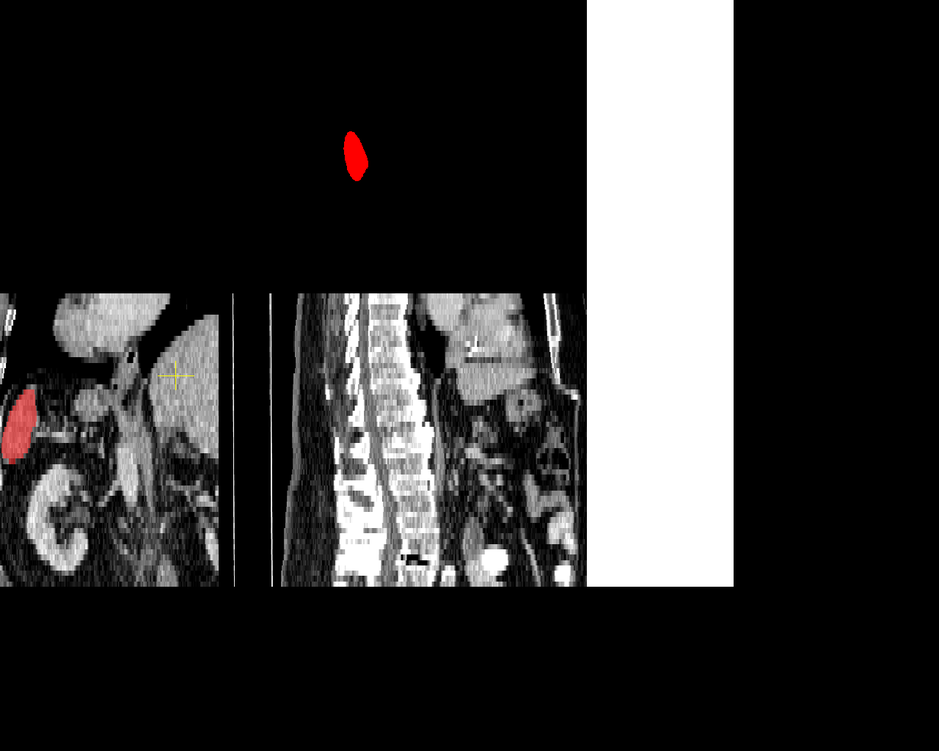
#> input picture example_quad_decathlon.png, 939 x 751 px, shrunk from 1280 x 1024 before the run, found by its file name
$ python analyze_png.py
#> lines starting #> are read from the running program, lines starting #| are printed output that depends on the picture
from PIL import Image
import numpy as np

img = Image.open('example_quad_decathlon.png').convert('RGB')
#> img is the input picture: PIL image 939x751 RGB; mean R, G, B 52.5, 51.9, 51.9
arr = np.array(img)
h, w, c = arr.shape
#> h = 751; w = 939; c = 3
print(f"Image shape: {w}x{h}")
#| Image shape: 939x751

q1 = arr[:h//2, :w//2] # Top-left (Panel 1)
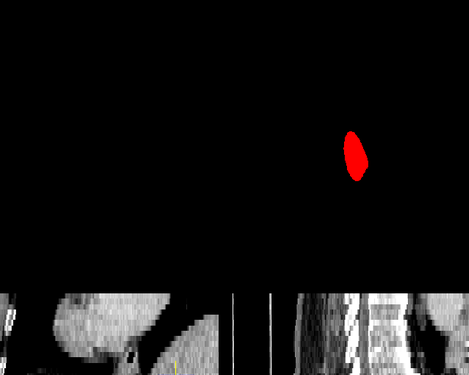
#> q1: shape (375, 469, 3); mean R, G, B 20.3, 19.1, 19.1
q2 = arr[:h//2, w//2:] # Top-right (Panel 2)
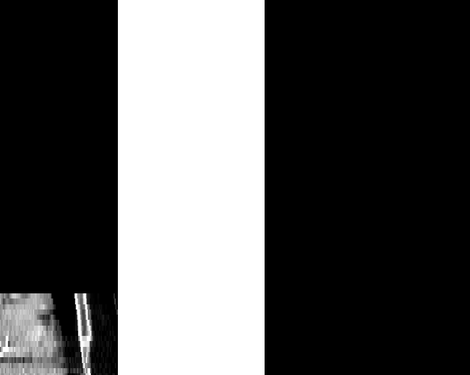
#> q2: shape (375, 470, 3); min 0, max 255, mean 85
q3 = arr[h//2:, :w//2] # Bottom-left (Panel 3)
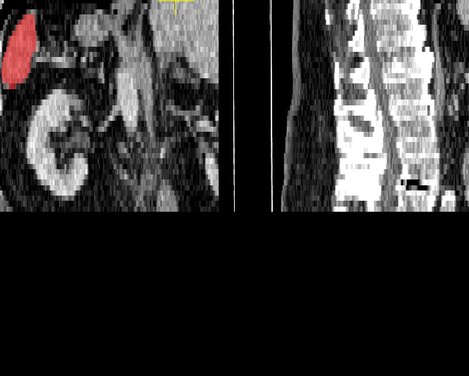
#> q3: shape (376, 469, 3); mean R, G, B 49.7, 48.5, 48.4
q4 = arr[h//2:, w//2:] # Bottom-right (Panel 4)
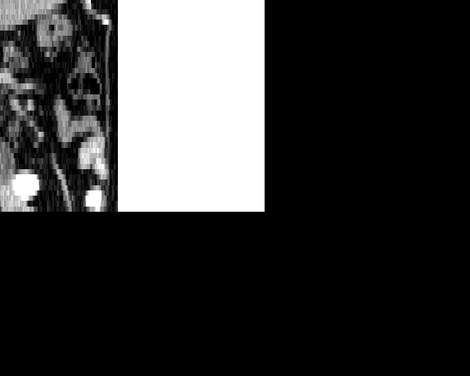
#> q4: shape (376, 470, 3); min 0, max 255, mean 55.1

def analyze(name, q):
#> called with name = 'Panel 1 (TL)'
    total = q.shape[0] * q.shape[1]
#> total = 175875
    black = np.sum(np.all(q == [0, 0, 0], axis=2))
#> black = 149212
    red = np.sum((q[:,:,0] > 100) & (q[:,:,1] < 50) & (q[:,:,2] < 50))
#> red = 845
    grey = np.sum((q[:,:,0] > 50) & (q[:,:,0] < 200) & (np.abs(q[:,:,0]-q[:,:,1]) < 10) & (np.abs(q[:,:,1]-q[:,:,2]) < 10))
#> grey = 16761
    print(f"{name}: Black: {black/total*100:.1f}%, Red: {red/total*100:.1f}%, Grey: {grey/total*100:.1f}%")
#| Panel 1 (TL): Black: 84.8%, Red: 0.5%, Grey: 9.5%

analyze("Panel 1 (TL)", q1)
analyze("Panel 2 (TR)", q2)
#| Panel 2 (TR): Black: 63.4%, Red: 0.0%, Grey: 3.1%
analyze("Panel 3 (BL)", q3)
#| Panel 3 (BL): Black: 52.1%, Red: 0.0%, Grey: 22.2%
analyze("Panel 4 (BR)", q4)
#| Panel 4 (BR): Black: 68.9%, Red: 0.0%, Grey: 6.2%

$ run again, with feat_t3_pan.png copied over example_quad_decathlon.png
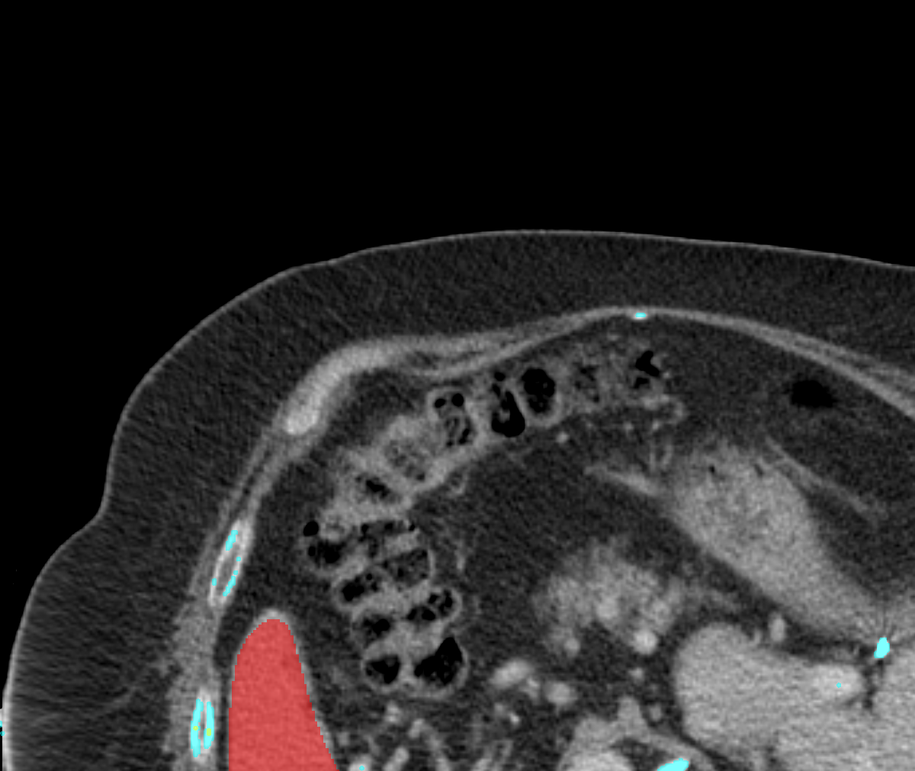
#> input picture feat_t3_pan.png, 915 x 771 px, shrunk from 1200 x 1011 before the run, found by its file name
#| Image shape: 915x771
#> `q3 = arr[h//2:, :w//2]`:
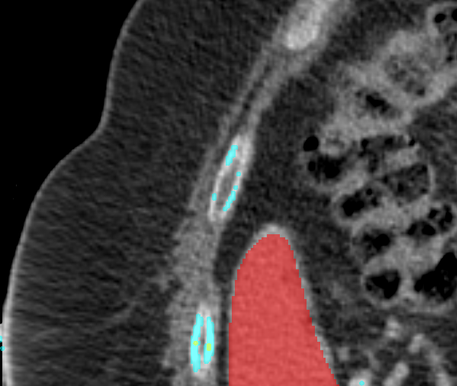
#> q3: shape (386, 457, 3); mean R, G, B 64.3, 57, 57
#> `q4 = arr[h//2:, w//2:]`:
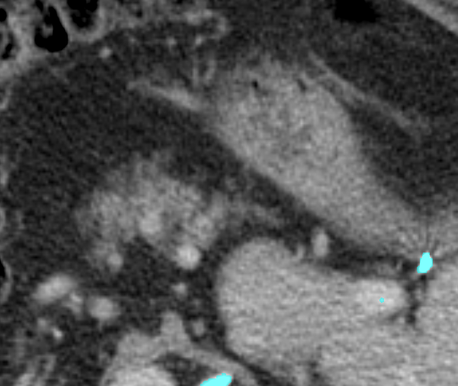
#> q4: shape (386, 458, 3); mean R, G, B 81.8, 82.2, 82.2
#> black = 142482
#> red = 0
#> grey = 8562
#| Panel 1 (TL): Black: 81.0%, Red: 0.0%, Grey: 4.9%
#| Panel 2 (TR): Black: 62.8%, Red: 0.0%, Grey: 9.9%
#| Panel 3 (BL): Black: 12.7%, Red: 0.0%, Grey: 37.5%
#| Panel 4 (BR): Black: 1.0%, Red: 0.0%, Grey: 63.3%

$ run again, with feat_t4_bone.png copied over example_quad_decathlon.png
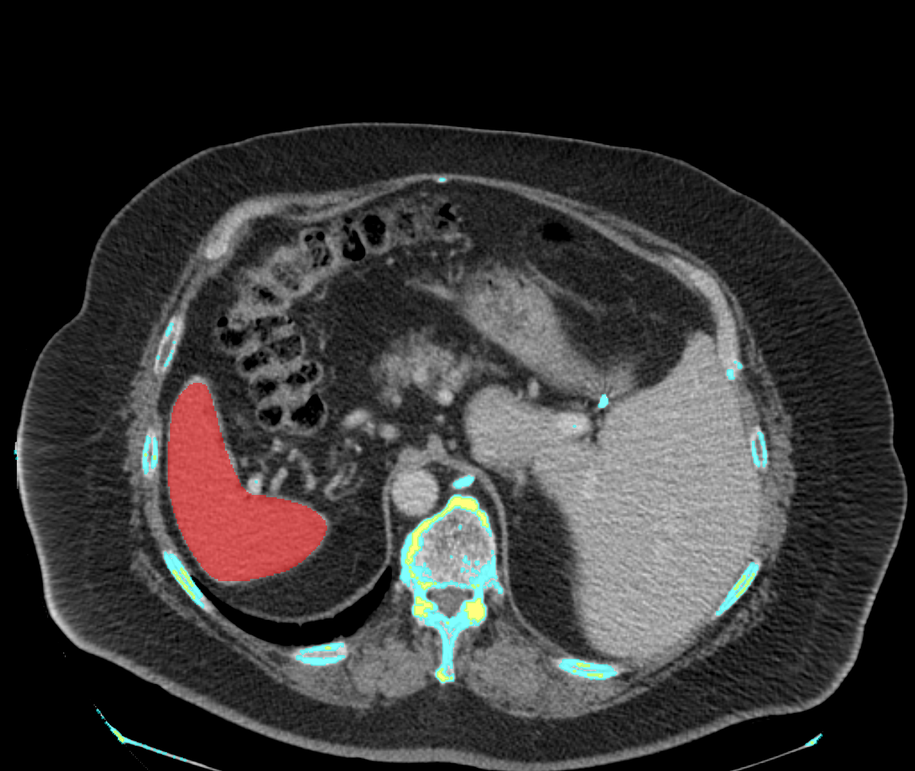
#> input picture feat_t4_bone.png, 915 x 771 px, shrunk from 1200 x 1011 before the run, found by its file name
#| Image shape: 915x771
#> `q3 = arr[h//2:, :w//2]`:
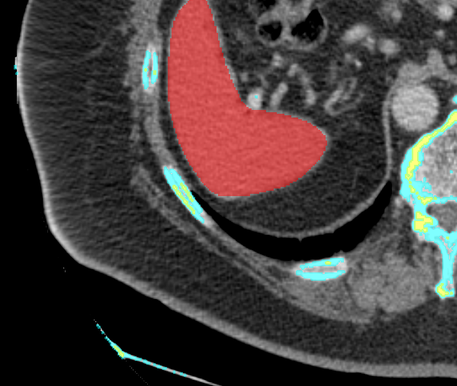
#> q3: shape (386, 457, 3); mean R, G, B 69.5, 61.1, 60.1
#> `q4 = arr[h//2:, w//2:]`:
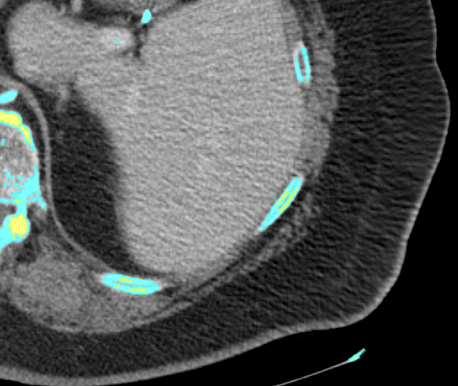
#> q4: shape (386, 458, 3); mean R, G, B 83.4, 85.9, 85.2
#> black = 86408
#> red = 0
#> grey = 35525
#| Panel 1 (TL): Black: 49.1%, Red: 0.0%, Grey: 20.2%
#| Panel 2 (TR): Black: 51.2%, Red: 0.0%, Grey: 18.0%
#| Panel 3 (BL): Black: 21.4%, Red: 0.0%, Grey: 35.3%
#| Panel 4 (BR): Black: 13.4%, Red: 0.0%, Grey: 53.9%
